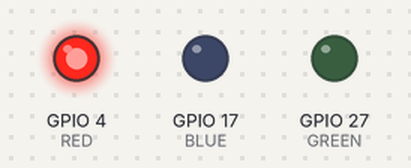
Simulated run of this program. Board: Raspberry Pi (BCM pin numbers). Shown: output pins drawn as LEDs (lit = HIGH). At 7.0 s the program stops and its outputs stay as they are.

Above: at 0.1 s.
At 1.1 s:
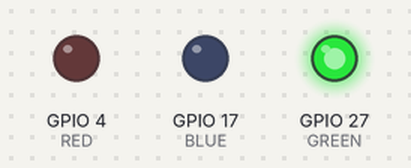
At 2.1 s:
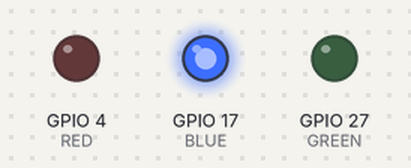
At 3.1 s:
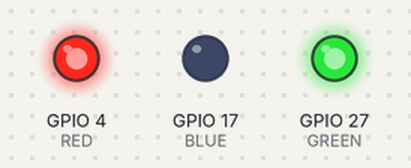
At 5.1 s:
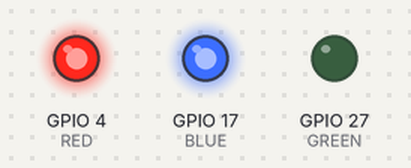
At 7.1 s:
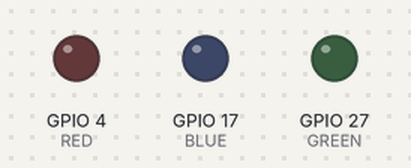
Timing chart, 0 to 8.5 s (numbered marks = the images above):
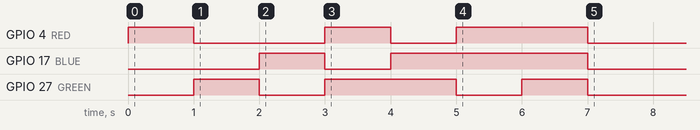

Measured:
- by itself, GPIO 4 (RED): goes HIGH 1.0 s, LOW 2.0 s, HIGH 1.0 s, LOW 1.0 s, HIGH 2.0 s, then LOW
- by itself, GPIO 17 (BLUE): LOW → HIGH at 2.0 s, → LOW 1.0 s later, → HIGH 1.0 s later, → LOW 3.0 s later
- by itself, GPIO 27 (GREEN): goes HIGH 1.0 s, LOW 1.0 s, HIGH 2.0 s, LOW 1.0 s, HIGH 1.0 s, then LOW

The program:

fullcolorled.py
```python
#!/usr/bin/python
# coding: utf-8
import RPi.GPIO as GPIO
import time

RED = 4
GREEN = 27
BLUE = 17

GPIO.setmode(GPIO.BCM)
GPIO.setup(RED, GPIO.OUT)
GPIO.setup(GREEN, GPIO.OUT)
GPIO.setup(BLUE, GPIO.OUT)

GPIO.output(RED, GPIO.HIGH)
GPIO.output(GREEN, GPIO.LOW)
GPIO.output(BLUE, GPIO.LOW)
time.sleep(1)

GPIO.output(RED, GPIO.LOW)
GPIO.output(GREEN, GPIO.HIGH)
GPIO.output(BLUE, GPIO.LOW)
time.sleep(1)

GPIO.output(RED, GPIO.LOW)
GPIO.output(GREEN, GPIO.LOW)
GPIO.output(BLUE, GPIO.HIGH)
time.sleep(1)

GPIO.output(RED, GPIO.HIGH)
GPIO.output(GREEN, GPIO.HIGH)
GPIO.output(BLUE, GPIO.LOW)
time.sleep(1)

GPIO.output(RED, GPIO.LOW)
GPIO.output(GREEN, GPIO.HIGH)
GPIO.output(BLUE, GPIO.HIGH)
time.sleep(1)

GPIO.output(RED, GPIO.HIGH)
GPIO.output(GREEN, GPIO.LOW)
GPIO.output(BLUE, GPIO.HIGH)
time.sleep(1)

GPIO.output(RED, GPIO.HIGH)
GPIO.output(GREEN, GPIO.HIGH)
GPIO.output(BLUE, GPIO.HIGH)
time.sleep(1)

GPIO.cleanup()
```
